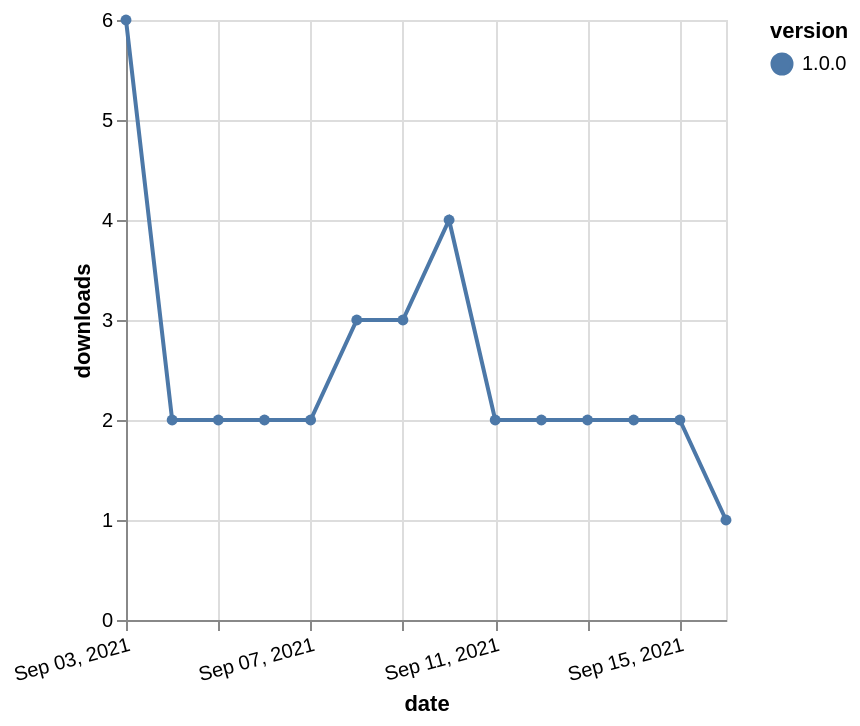

The Vega-Lite source for this figure:
### Vega-Lite specification from a JSON file in a GitHub repository (floating-point values rounded to 4 significant figures)
{"$schema": "https://vega.github.io/schema/vega-lite/v5.json", "description": "A simple bar chart with embedded data.", "data": {"values": [{"date": "2021-09-03", "total": 64, "delta": 6, "version": "1.0.0"}, {"date": "2021-09-04", "total": 66, "delta": 2, "version": "1.0.0"}, {"date": "2021-09-05", "total": 68, "delta": 2, "version": "1.0.0"}, {"date": "2021-09-06", "total": 70, "delta": 2, "version": "1.0.0"}, {"date": "2021-09-07", "total": 72, "delta": 2, "version": "1.0.0"}, {"date": "2021-09-08", "total": 75, "delta": 3, "version": "1.0.0"}, {"date": "2021-09-09", "total": 78, "delta": 3, "version": "1.0.0"}, {"date": "2021-09-10", "total": 82, "delta": 4, "version": "1.0.0"}, {"date": "2021-09-11", "total": 84, "delta": 2, "version": "1.0.0"}, {"date": "2021-09-12", "total": 86, "delta": 2, "version": "1.0.0"}, {"date": "2021-09-13", "total": 88, "delta": 2, "version": "1.0.0"}, {"date": "2021-09-14", "total": 90, "delta": 2, "version": "1.0.0"}, {"date": "2021-09-15", "total": 92, "delta": 2, "version": "1.0.0"}, {"date": "2021-09-16", "total": 93, "delta": 1, "version": "1.0.0"}]}, "width": "container", "mark": {"type": "line", "point": {"filled": true}}, "encoding": {"x": {"field": "date", "type": "temporal", "timeUnit": "yearmonthdate", "title": "date", "axis": {"labelAngle": -15}}, "y": {"field": "delta", "type": "quantitative", "title": "downloads"}, "color": {"field": "version", "type": "nominal"}, "tooltip": {"field": "delta"}}}
